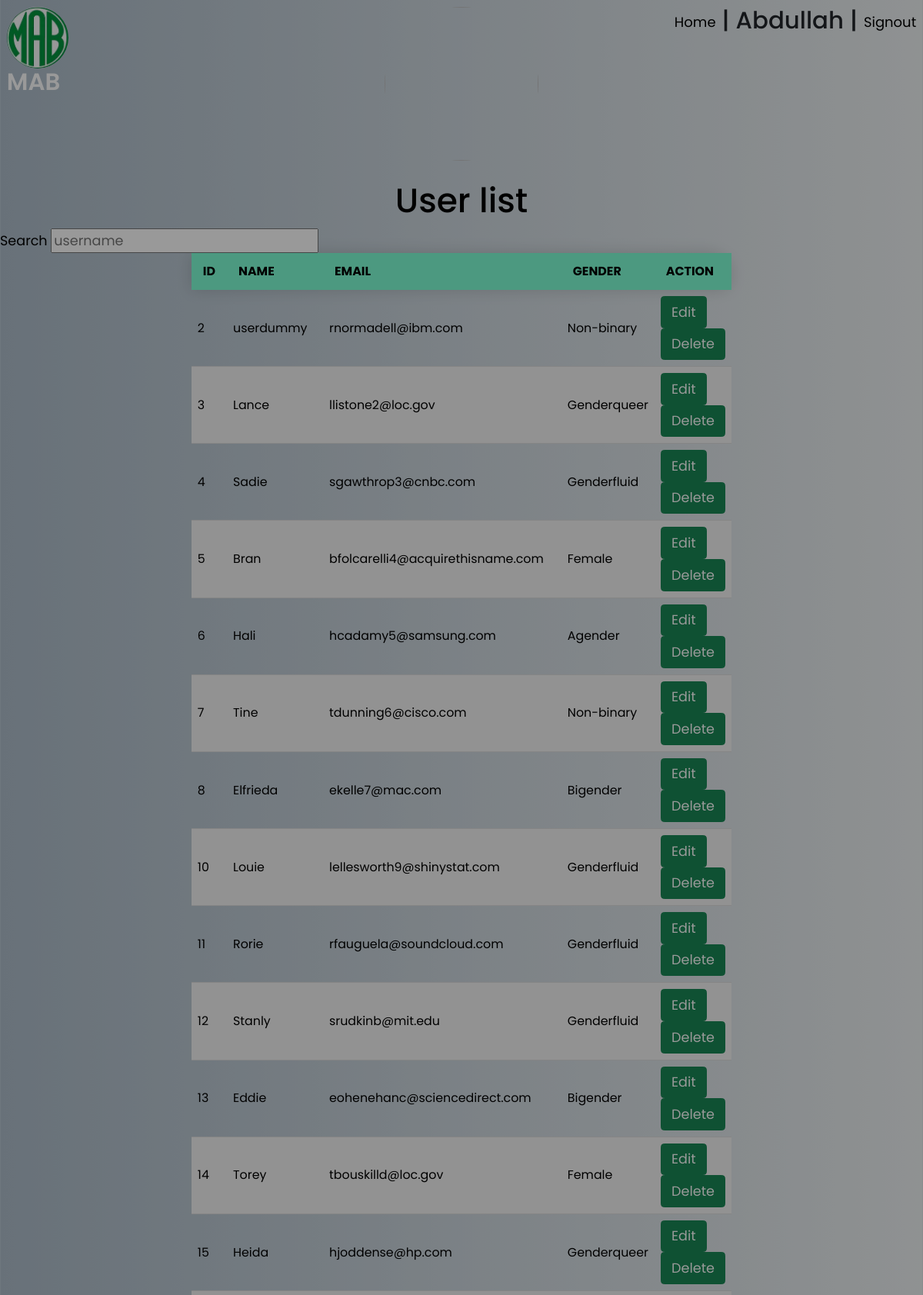
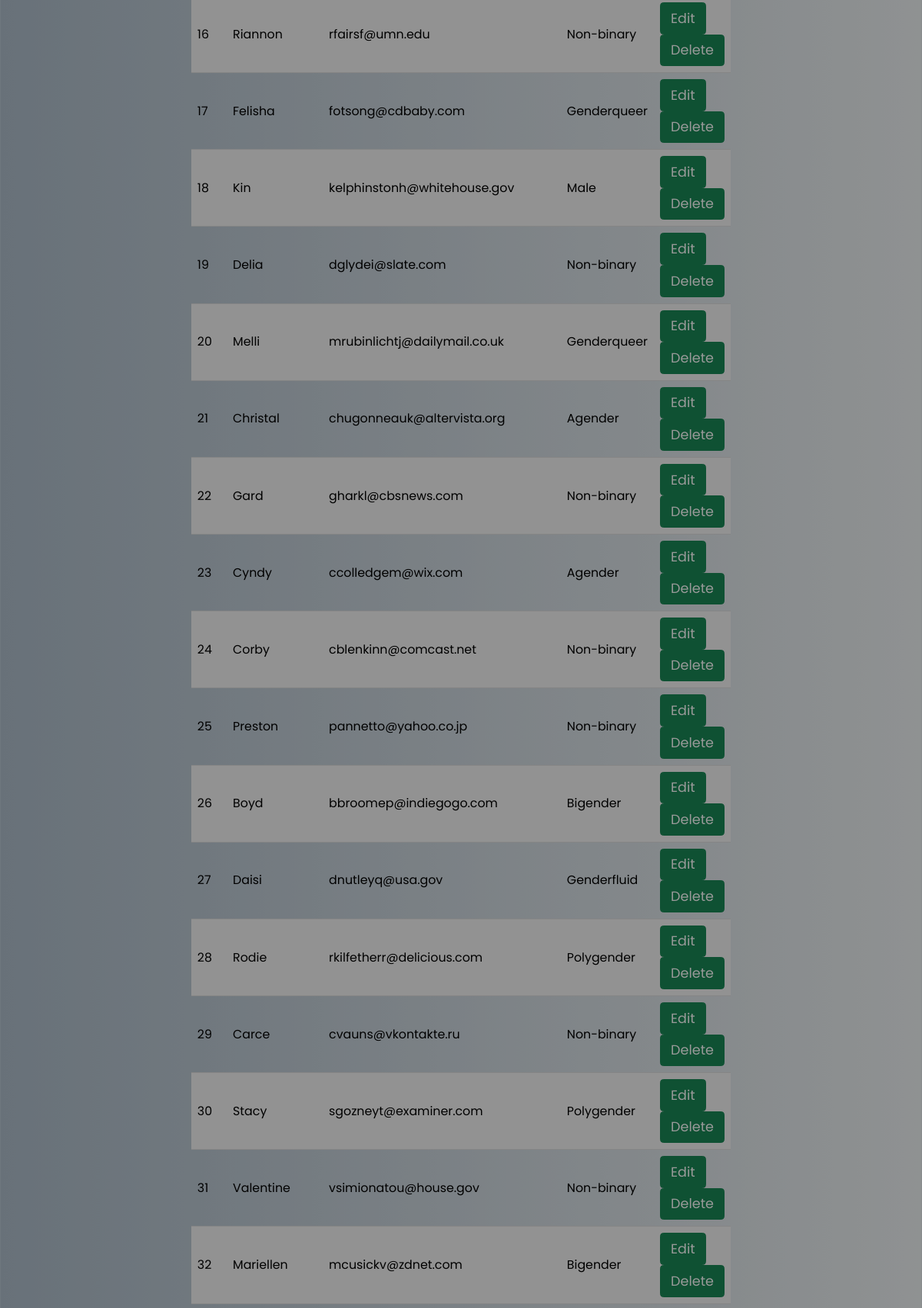
/view/editUsersAdmin.php (signed in, upper part), run on the app's committed database (2 pictures, top to bottom).
### tables this page shows
CREATE TABLE `user` (
  `id` int(10) NOT NULL,
  `name` varchar(100) NOT NULL,
  `password` varchar(100) NOT NULL,
  `email` varchar(100) NOT NULL,
  `gender` varchar(15) NOT NULL,
  `dob` varchar(15) NOT NULL
);

### model/admin/adminModel.php (called while the page is built, shortened)
<?php
  function getUserbyId($id)
  {
      $conn = getConnection();
      $sql = "SELECT * FROM `admin` WHERE `username`='{$id}'";
      $result = mysqli_query($conn, $sql);
      $row = mysqli_fetch_assoc($result);
      return $row;
  }
  ?>

### view/editUsersAdmin.php (the view, shortened to what this page needs)
<?php ;
include('sessionheader.php');
$conn = getConnection();
?>
	<center>
        <h1>User list</h1>
    </center>
    <div id="searchbar">
    <label>Search</label>
   <input type="text" id="editUser" placeholder="username" onkeyup="ajax()" >
    </div>
	<table class="data-table" align="center" cellpadding="8" width=50% >
    <thead>
    <tr>
			<td>ID</td>
			<td>NAME</td>
			<td>EMAIL</td>
			<td>GENDER</td>
			<td>ACTION</td>
		</tr>
        </thead>
        <tbody id="editUserResult">
        <?php $sql = "select * from user";
    	$result = mysqli_query($conn, $sql);
        while ($row = mysqli_fetch_assoc($result))
		{
            echo 	"<tr>
                        <td>{$row['id']}</td>
                        <td>{$row['name']}</td>
                        <td>{$row['email']}</td>
                        <td>{$row['gender']}</td>
                        <td>
                        <a class=\"btn btn-success\" href=\"editUserAdmin.php?id={$row['id']}\" role=\"button\">Edit</a>
                        <a class=\"btn btn-success\" href=\"../controller/deleteCustomerAdmin.php?id={$row['id']}\" role=\"button\">Delete</a>
                        </td>
                    </tr>";
        }
    ?>
    </tbody>
    </table>
<?php
include('footer.php');
 ?>

### view/sessionheader.php (shortened to what this page needs)
<?php
require_once('../model/admin/adminModel.php');
    ?>
<?php
	$user=getUserbyId($_SESSION['current_user']['username']);
?>
<!DOCTYPE html>
<html>
<head>
<link href="https://cdn.jsdelivr.net/npm/bootstrap@5.0.0-beta3/dist/css/bootstrap.min.css" rel="stylesheet">
<link rel="stylesheet" href="cssadmin/styles.css"/>
	<div class="header">
	<table class="table table-borderless success" width="100%" >
				<tr>
					<td align="left" width="30%">
					<div class="logo-images">
						<img src="../model/media/logo.jpg" height="60px">
					</div>
					<div class="logo_container">
						<h3>
							M<span>AB</span>
						</h3>
					</div>
					<td align="center" colspan="2">
				<div class="profile-images">
						<img src="<?php    echo $user['imgsrc'];?> ">
				</div>
			</td>
				<td align="Right" width="30%">
										  <h3>
										<a href="../view/homeAdmin.php" >Home</a> |
										<?php echo $user['username'] ?>  |
											  <a href="../controller/logout.php" >Signout</a>
										  </h3>
					  </td>
				</tr>
	</table>
</head>
<body>

### view/cssadmin/styles.css (style rules this page uses)
html { font-size: 1.1rem; font-family: Opensans, sans-serif; position: relative; min-height: 100%; }
body { font-family: Poppins; background: -webkit-linear-gradient(to left, #eef2f3, #8e9eab); background: linear-gradient(to left, #eef2f3, #adbcc9); color:black; margin-bottom: 60px; }
.header { width: 100%; height: 80px; }
.logo_container { height: 100%; display: table; float: left; }
.logo_container h3 { color:white; height: 100%; vertical-align: middle; font-size: 20; font-weight: 600; }
a { vertical-align: middle; text-align: center; text-decoration: none; font-weight: 400; font-size: large; color: black; }
.data-table { border-collapse:collapse; font-size: 0.9em; min-width: 400px; }
.data-table thead tr { background-color: aquamarine; font-weight: bold; min-width: 400px; border-radius: 15px 50px 30px 5px; overflow: hidden; box-shadow: 0 0 20px rgba(0 ,0, 0, 0.15); }
.data-table thead td { padding: 12px 15px; }
.data-table tbody tr { border-bottom: 1px solid #ddd; }
.data-table tbody tr:nth-of-type(even) { background-color:#f3f3f3; }
.profile-images { width: 200px; height: 200px; border-radius: 50%; overflow: hidden; }
.profile-images img { width: 100%; height: 100%; object-fit: cover; }
.logo-images { width: 80px; height: 80px; border-radius: 50%; overflow: hidden; margin-top: 0,auto; }
.logo-images img { width: 100%; height: 100%; object-fit: cover; }

### data on the page
user: id "2", name "userdummy", email "rnormadell@ibm.com", gender "Non-binary"
user: id "3", name "Lance", email "llistone2@loc.gov", gender "Genderqueer"
user: id "4", name "Sadie", email "sgawthrop3@cnbc.com", gender "Genderfluid"
user: id "5", name "Bran", email "bfolcarelli4@acquirethisname.com", gender "Female"
user: id "6", name "Hali", email "hcadamy5@samsung.com", gender "Agender"
user: id "7", name "Tine", email "tdunning6@cisco.com", gender "Non-binary"
user: id "8", name "Elfrieda", email "ekelle7@mac.com", gender "Bigender"
user: id "10", name "Louie", email "lellesworth9@shinystat.com", gender "Genderfluid"
user: id "11", name "Rorie", email "rfauguela@soundcloud.com", gender "Genderfluid"
user: id "12", name "Stanly", email "srudkinb@mit.edu", gender "Genderfluid"
user: id "13", name "Eddie", email "eohenehanc@sciencedirect.com", gender "Bigender"
user: id "14", name "Torey", email "tbouskilld@loc.gov", gender "Female"
user: id "15", name "Heida", email "hjoddense@hp.com", gender "Genderqueer"
user: id "16", name "Riannon", email "rfairsf@umn.edu", gender "Non-binary"
user: id "17", name "Felisha", email "fotsong@cdbaby.com", gender "Genderqueer"
user: id "18", name "Kin", email "kelphinstonh@whitehouse.gov", gender "Male"
user: id "19", name "Delia", email "dglydei@slate.com", gender "Non-binary"
user: id "20", name "Melli", email "mrubinlichtj@dailymail.co.uk", gender "Genderqueer"
user: id "21", name "Christal", email "chugonneauk@altervista.org", gender "Agender"
user: id "22", name "Gard", email "gharkl@cbsnews.com", gender "Non-binary"
user: id "23", name "Cyndy", email "ccolledgem@wix.com", gender "Agender"
user: id "24", name "Corby", email "cblenkinn@comcast.net", gender "Non-binary"
user: id "25", name "Preston", email "pannetto@yahoo.co.jp", gender "Non-binary"
user: id "26", name "Boyd", email "bbroomep@indiegogo.com", gender "Bigender"
user: id "27", name "Daisi", email "dnutleyq@usa.gov", gender "Genderfluid"
user: id "28", name "Rodie", email "rkilfetherr@delicious.com", gender "Polygender"
user: id "29", name "Carce", email "cvauns@vkontakte.ru", gender "Non-binary"
user: id "30", name "Stacy", email "sgozneyt@examiner.com", gender "Polygender"
user: id "31", name "Valentine", email "vsimionatou@house.gov", gender "Non-binary"
user: id "32", name "Mariellen", email "mcusickv@zdnet.com", gender "Bigender"

### other printed values
$user['username'] "Abdullah"
